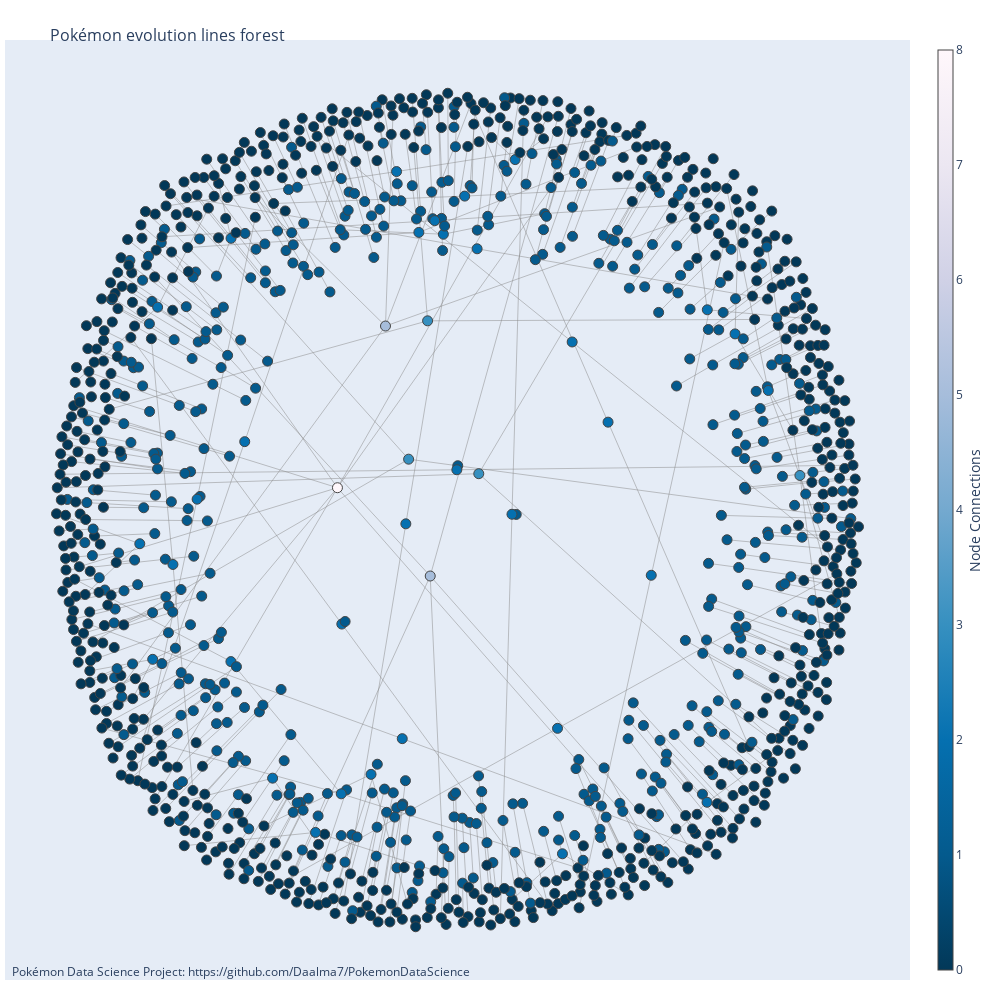

Notebook code cell kept with this figure:
### Markdown cell above
## Building evolution lines

### Code cell
G = nx.DiGraph()
print(G.is_directed())

for i in range(len(data)):
    G.add_node(data["Name"][i])                                 # Add Pokémon's name to the graph
    if data["PreevoName"][i] != "No Preevolution":
        G.add_edge(data["PreevoName"][i], data["Name"][i])
print(G)

pos = nx.spring_layout(G)

print(pos)

# Edge creation
edge_x = []
edge_y = []
print(G.edges())
for edge in G.edges():
    x0, y0 = pos[edge[0]]
    x1, y1 = pos[edge[1]]
    edge_x.append(x0)
    edge_x.append(x1)
    edge_x.append(None)
    edge_y.append(y0)
    edge_y.append(y1)
    edge_y.append(None)

edge_trace = go.Scatter(
    x=edge_x, y=edge_y,
    line=dict(width=0.5, color='#888'),
    hoverinfo='none',
    mode='lines')

node_x = []
node_y = []
for node in G.nodes():
    x, y = pos[node]
    node_x.append(x)
    node_y.append(y)

node_trace = go.Scatter(
    x=node_x, y=node_y,
    mode='markers',
    hoverinfo='text',
    marker=dict(
        showscale=True,
        # colorscale options
        #'Greys' | 'YlGnBu' | 'Greens' | 'YlOrRd' | 'Bluered' | 'RdBu' |
        #'Reds' | 'Blues' | 'Picnic' | 'Rainbow' | 'Portland' | 'Jet' |
        #'Hot' | 'Blackbody' | 'Earth' | 'Electric' | 'Viridis' |
        colorscale='PuBu',
        reversescale=True,
        color=[],
        size=10,
        colorbar=dict(
            thickness=15,
            title=dict(
              text='Node Connections',
              side='right'
            ),
            xanchor='left',
        ),
        line_width=1))


print(G)

# Color Node Points
node_adjacencies = []
node_text = []
for node, adjacencies in enumerate(G.adjacency()):
    node_adjacencies.append(len(adjacencies[1]))
    node_text.append(f"Pokémon\'s name: {str(list(G)[node])}<br># of different evolutions: {len(adjacencies[1])}")

node_trace.marker.color = node_adjacencies
node_trace.text = node_text

# Create Network graph
fig = go.Figure(data=[edge_trace, node_trace],
             layout=go.Layout(
                title=dict(
                    text="<br>Pokémon evolution lines forest",
                    font=dict(
                        size=16
                    )
                ),
                showlegend=False,
                hovermode='closest',
                margin=dict(b=20,l=5,r=5,t=40),
                annotations=[ dict(
                    text="Pokémon Data Science Project: <a href='https://github.com/Daalma7/PokemonDataScience'>https://github.com/Daalma7/PokemonDataScience</a>",
                    showarrow=False,
                    xref="paper", yref="paper",
                    x=0.005, y=-0.002 ) ],
                xaxis=dict(showgrid=False, zeroline=False, showticklabels=False),
                yaxis=dict(showgrid=False, zeroline=False, showticklabels=False))
                )
fig.update_layout(autosize=False,
    width=1000,
    height=1000)
fig.show()

### Figure 1 — Plotly figure (JSON) as saved in the notebook; plotly's stock layout.template omitted (floating-point values rounded to 4 significant figures; data arrays with more than 128 entries replaced by an {"elided": "..."} marker saying what was removed)
{"data": [{"hoverinfo": "none", "line": {"color": "#888", "width": 0.5}, "mode": "lines", "type": "scatter", "x": {"elided": "1623 float values"}, "y": {"elided": "1623 float values"}}, {"hoverinfo": "text", "marker": {"color": {"elided": "1182 int values"}, "colorbar": {"thickness": 15, "title": {"side": "right", "text": "Node Connections"}, "xanchor": "left"}, "colorscale": [[0, "rgb(255,247,251)"], [0.125, "rgb(236,231,242)"], [0.25, "rgb(208,209,230)"], [0.375, "rgb(166,189,219)"], [0.5, "rgb(116,169,207)"], [0.625, "rgb(54,144,192)"], [0.75, "rgb(5,112,176)"], [0.875, "rgb(4,90,141)"], [1, "rgb(2,56,88)"]], "line": {"width": 1}, "reversescale": true, "showscale": true, "size": 10}, "mode": "markers", "text": {"elided": "1182 str values"}, "type": "scatter", "x": {"elided": "1182 float values"}, "y": {"elided": "1182 float values"}}], "layout": {"annotations": [{"showarrow": false, "text": "Pokémon Data Science Project: <a href='https://github.com/Daalma7/PokemonDataScience'>https://github.com/Daalma7/PokemonDataScience</a>", "x": 0.005, "xref": "paper", "y": -0.002, "yref": "paper"}], "autosize": false, "height": 1000, "hovermode": "closest", "margin": {"b": 20, "l": 5, "r": 5, "t": 40}, "showlegend": false, "title": {"font": {"size": 16}, "text": "<br>Pokémon evolution lines forest"}, "width": 1000, "xaxis": {"showgrid": false, "showticklabels": false, "zeroline": false}, "yaxis": {"showgrid": false, "showticklabels": false, "zeroline": false}}}
